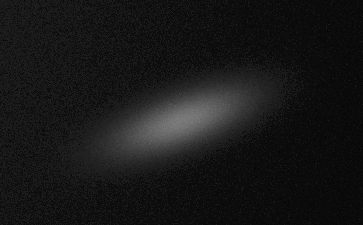
#> input picture test_sample.png, 363 x 225 px
$ python 'beam_plot_example copy.py' test_sample.png
#> lines starting #> are read from the running program, lines starting #| are printed output that depends on the picture
#> in main, img is the input picture: PIL image 363x225 RGBA; mean R, G, B, A 23.3, 23.3, 23.3, 255
### beam_analysis.py
"""
beam_analysis.py
~~~~~~~~~~~~~~~~

Analysis helpers for transverse laser beam profiles (2D intensity images).

Capabilities:
- ISO 11146 second-moment method: iteratively estimate centroid, principal-axis angle, and second-moment radii (2*sigma) with robust background handling.
- 1D Gaussian fits along the principal axes: fit integrated profiles to A * exp(-2 * ((x - centre)/radius)**2) to obtain 1/e^2 radii.

High-level API: analyze_beam(image) returns a dict with:
- theta: principal-axis angle (radians)
- rx_iso, ry_iso: second-moment radii (2*sigma)
- cx, cy: centroid (pixels) in local coordinates of the processed ROI
- Ix_spectrum, Iy_spectrum: (positions, intensity) tuples
- img_for_spec, img_for_spec_origin: processed ROI (not rotated) and its origin
- gauss_fit_x, gauss_fit_y: Gaussian fit dicts (amplitude, centre, radius, covariance)
- iterations: ISO iteration count

Depends on NumPy and SciPy only.
"""

from __future__ import annotations

import numpy as np
from numpy.typing import ArrayLike
from concurrent.futures import ProcessPoolExecutor
from scipy.ndimage import gaussian_filter
from scipy.ndimage import rotate as nd_rotate
from scipy.optimize import curve_fit
from typing import Dict, Tuple, Optional, Literal, Union, Iterable, List

ClipMode = Literal["none", "zero", "otsu"]

__all__ = [
    "bg_subtract",
    "estimate_background_edge_ring",
    "get_beam_size",
    "fit_gaussian",
    "iso_second_moment",
    "analyze_beam",
    "analyze_beam_batch",
]


def _resolve_clip_mode(value: Union[bool, str, None], *, default: ClipMode = "none") -> ClipMode:
    # Translate user-facing options into an internal clip mode.
    # Accepts booleans (True->'zero', False->'none'), strings, or None.
    if value is None:
        return default
    if isinstance(value, bool):
        return "zero" if value else "none"
    mode = value.lower()
    if mode == "true":
        mode = "zero"
    if mode not in {"none", "zero", "otsu"}:
        raise ValueError(f"Unsupported clip_negatives mode: {value!r}")
    return mode  # type: ignore[return-value]


def _apply_clip_mode(arr: np.ndarray, mode: ClipMode) -> np.ndarray:
    if mode == "none":
        return arr

    finite_mask = np.isfinite(arr)
    if not finite_mask.any():
        arr.fill(0.0)
        return arr

    if mode == "zero":
        arr[~finite_mask] = 0.0
        np.maximum(arr, 0.0, out=arr)
        return arr

    # mode == "otsu": compute a constant floor (Otsu over finite values)
    # and subtract it before clipping to zero.
    finite_vals = arr[finite_mask]
    rmin = float(finite_vals.min())
    shifted = finite_vals - rmin
    rng = float(shifted.max())
    if rng > 0.0:
        hist, edges = np.histogram(shifted, bins=256, range=(0.0, rng))
        p = hist.astype(np.float64)
        p_sum = p.sum()
        if p_sum > 0.0:
            p /= p_sum
        else:
            p.fill(1.0 / p.size)
        w = np.cumsum(p)
        m = np.cumsum(p * np.arange(p.size, dtype=np.float64))
        mt = m[-1]
        denom = w * (1.0 - w)
        sb2 = (mt * w - m) ** 2 / (denom + 1e-18)
        k = int(np.nanargmax(sb2))
        thr = 0.5 * (edges[k] + edges[k + 1])
    else:
        thr = 0.0

    offset = rmin + thr
    arr -= offset
    np.maximum(arr, 0.0, out=arr)
    arr[~finite_mask] = 0.0
    return arr


# [4 lines left out: function _analyze_beam_worker, not called in this run]


def bg_subtract(
    img: ArrayLike,
    *,
    clip_negatives: Union[bool, str, None] = False,
) -> np.ndarray:
    """Robustly subtract the background from an image.

    The background level is estimated from the outer 5 % border of the
    frame. Instead of removing a single scalar offset, we fit an affine
    plane ``a*x + b*y + c`` to the border pixels by means of iterative
    sigma clipping and subtract the fitted plane from the full image.
    This allows slowly varying backgrounds to be removed while retaining
    robustness against outliers along the border. The returned array is
    provided as ``float64``.

    Parameters
    ----------
    img : array_like
        2D array representing the image. The values are converted to
        floating point internally.

    clip_negatives : bool or {"none", "zero", "otsu"}, optional
        Controls how negative residuals are handled after subtraction.
        ``False`` (default) keeps signed data per ISO 11146. ``True`` or
        ``"zero"`` clips only negative values. ``"otsu"`` applies an
        Otsu-derived constant floor before clipping to zero. ISO 11146
        recommends keeping negative samples; clipping can be enabled for
        improved robustness on noisy data.

    Returns
    -------
    np.ndarray
        The background-subtracted image as ``float64``. Negative clipping
        is only applied when ``clip_negatives`` is ``True``.
    """
#> called with clip_negatives = 'none'
    arr = np.asarray(img, dtype=np.float64)
    h, w = arr.shape

    clip_mode = _resolve_clip_mode(clip_negatives)

    if h == 0 or w == 0:
        return _apply_clip_mode(arr.copy(), clip_mode)

    # Border ring width set to ceil(5% * min(h, w))
    m = int(np.ceil(0.05 * min(h, w)))
    if m < 1:
        finite = np.isfinite(arr)
        if not finite.any():
            return _apply_clip_mode(arr.copy(), clip_mode)
        return _apply_clip_mode(arr - np.median(arr[finite]), clip_mode)

    # Build edge ring mask; avoid double-counting corners
    border_mask = np.zeros((h, w), dtype=bool)
    border_mask[:m, :] = True
    border_mask[-m:, :] = True
    border_mask[:, :m] = True
    border_mask[:, -m:] = True

    y_indices, x_indices = np.indices(arr.shape)
    x = x_indices[border_mask].astype(np.float64)
    y = y_indices[border_mask].astype(np.float64)
    z = arr[border_mask]
#> z = 13536 values, max 36 at index 364, min 3 at index 11342, mean 16.14

    finite = np.isfinite(z)
    x = x[finite]
    y = y[finite]
    z = z[finite]

    if z.size == 0:
        return _apply_clip_mode(arr.copy(), clip_mode)
    if z.size < 3:
        return _apply_clip_mode(arr - np.median(z), clip_mode)

    # Robustly fit an affine plane a*x + b*y + c to border samples
    A = np.column_stack((x, y, np.ones_like(x)))
    params = None
    for _ in range(3):
        sol, *_ = np.linalg.lstsq(A, z, rcond=None)
        params = sol
        residuals = z - A @ params
        res_med = np.median(residuals)
        mad_raw = np.median(np.abs(residuals - res_med))
        sigma = 1.4826 * mad_raw
        thresh = 3.0 * max(sigma, np.finfo(float).eps)
        mask = np.abs(residuals - res_med) < thresh
        if mask.all():
            break
        if mask.sum() < 3:
            break
        A = A[mask]
        x = x[mask]
        y = y[mask]
        z = z[mask]
#> this loop made 2 passes
#> (params, res_med, mad_raw, sigma, thresh) on passes 1 to 2: ([-0.0353, -0.0133, 24.02], -0.097, 3.34, 4.95, 14.84), ([-0.0354, -0.0134, 24.03], -0.0661, 3.33, 4.94, 14.81)
#> after the loop, x = 13519 values, max 362 at index 362, min 0 at index 0, mean 180.8; y = 13519 values from 0 to 224; z = 13519 values, max 36 at index 364, min 3 at index 11327, mean 16.13

    if params is None:
        return _apply_clip_mode(arr - np.median(z), clip_mode)

    # Evaluate the plane on the full grid and subtract
    bg_plane = params[0] * x_indices + params[1] * y_indices + params[2]
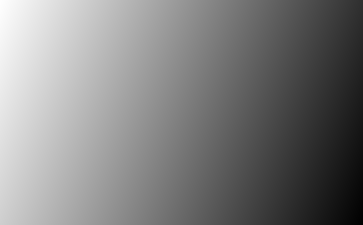
#> bg_plane: shape (225, 363) float64; min 8.21, max 24.03, mean 16.1; drawn with min black and max white
    return _apply_clip_mode(arr - bg_plane, clip_mode)
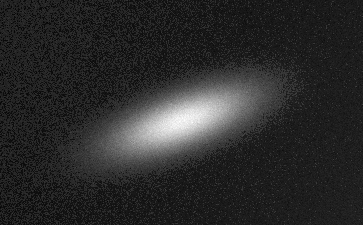
#> returned value: shape (225, 363) float64; min -14.38, max 111.9, mean 7.2; drawn with min black and max white

# [44 lines left out: function estimate_background_edge_ring, not called in this run]


def _get_centroid(arr: np.ndarray) -> Tuple[float, float]:
    """Compute the first-moment centroid of an image."""
    if arr.size == 0:
        return 0.0, 0.0

    total = arr.sum()
    if total <= 0.0:
        # If the sum is zero or negative, centroid is ill-defined.
        # Fall back to the geometric center.
        h, w = arr.shape
        return w / 2.0, h / 2.0

    y_indices, x_indices = np.indices(arr.shape, dtype=np.float64)
    cx = float((arr * x_indices).sum() / total)
    cy = float((arr * y_indices).sum() / total)
    return cx, cy


def get_beam_size(profile: ArrayLike) -> Tuple[float, float, float, float, float]:
    """Return ISO second-moment radii and centroid for a beam profile.

    Parameters
    ----------
    profile : array_like
        Background-subtracted 2D intensity distribution. Optional
        negative-value clipping should be handled upstream.

    Returns
    -------
    tuple of float
        ``(rx, ry, cx, cy, phi)`` where ``rx`` and ``ry`` are 2·sigma
        second-moment radii, and ``phi`` is the major principal
        axis angle in radians, counter-clockwise from +x in laboratory
        coordinates (y up).
    """
    I = np.asarray(profile, dtype=np.float64)
    if I.size == 0:
        return 0.0, 0.0, 0.0, 0.0, 0.0
    if not np.isfinite(I).all():
        I = np.nan_to_num(I, nan=0.0, posinf=0.0, neginf=0.0)

    total = I.sum()
    if total <= 0.0:
        return 0.0, 0.0, 0.0, 0.0, 0.0

    y_indices, x_indices = np.indices(I.shape, dtype=np.float64)
    cx = float((I * x_indices).sum() / total)
    cy = float((I * y_indices).sum() / total)

    dx = x_indices - cx
    dy = y_indices - cy
    sigma_x_sq = float((I * dx ** 2).sum() / total)
    sigma_y_sq = float((I * dy ** 2).sum() / total)
    sigma_xy = float((I * dx * dy).sum() / total)

    rx = 2.0 * np.sqrt(max(sigma_x_sq, 0.0))
    ry = 2.0 * np.sqrt(max(sigma_y_sq, 0.0))

    cov = np.array([[sigma_x_sq, sigma_xy], [sigma_xy, sigma_y_sq]], dtype=np.float64)
    evals, evecs = np.linalg.eigh(cov)
    major_axis = evecs[:, int(np.argmax(evals))]

    theta_img = float(np.arctan2(major_axis[1], major_axis[0]))
    phi = (-theta_img + np.pi) % np.pi
    if phi > np.pi / 2:
        phi -= np.pi

    return float(rx), float(ry), cx, cy, -float(phi)


# [45 lines left out: function get_beam_size_old, not called in this run]


def fit_gaussian(x: np.ndarray, y: np.ndarray, start_params: Tuple[float, float, float]) -> Tuple[Tuple[float, float, float], np.ndarray]:
    """Fit a 1D Gaussian: ``A * exp(-2 * ((x - centre)/radius)**2)``.

    The Gaussian used here matches the model employed in the MATLAB
    function ``fitGauss``【881670830533059†screenshot】.  The decay constant ``radius`` corresponds
    to the 1/e² radius.  Initial guesses for the amplitude ``A``,
    centre and radius are passed via ``start_params``.  The function
    returns the best‑fit parameters and the covariance matrix.

    Parameters
    ----------
    x : ndarray
        1D array of positions.
    y : ndarray
        1D array of intensities.
    start_params : tuple
        Tuple ``(A, centre, radius)`` providing initial guesses for the
        parameters.

    Returns
    -------
    params : tuple of floats
        Best‑fit values ``(A, centre, radius)``.
    covariance : ndarray
        3×3 covariance matrix returned by ``scipy.optimize.curve_fit``.
    """
    # define the Gaussian model
    def model(x, A, centre, radius):
        return A * np.exp(-2.0 * ((x - centre) / radius) ** 2)
    # perform the fit.  Use bounds to ensure positive radius.
    popt, pcov = curve_fit(model, x, y, p0=start_params, bounds=([-np.inf, -np.inf, 0], [np.inf, np.inf, np.inf]))
    return (popt[0], popt[1], popt[2]), pcov


def iso_second_moment(
    img: ArrayLike,
    aperture_factor: float = 3.0,
    principal_axes_rot: bool = True,
    clip_negatives: Union[bool, str, None] = False,
    angle_clip_mode: Union[bool, str, None] = "otsu",
    tol: float = 1,
    max_iterations: int = 100,
    *,
    background_subtraction: bool = True,
    rotation_angle: Optional[float] = None,
) -> Dict[str, object]:
    """Iteratively compute ISO 11146 second-moment beam parameters.

    Overview
    - Iteratively crop around a provisional centre, subtract background
      (optional), compute second moments, and update the ROI until
      convergence or ``max_iterations`` is reached.
    - Optionally rotate the final ROI so the principal axes align with
      the image axes.

    Parameters
    ----------
    img : array_like
        2D input image (beam profile).
    aperture_factor : float, optional
        Crop half-size factor relative to the current radius estimate
        (default 3.0).
    principal_axes_rot : bool, optional
        If True, return radii along the principal axes by rotating the
        final cropped image. If False, radii are along the image axes.
    clip_negatives : bool or {"none", "zero", "otsu"}, optional
        Negative handling for second-moment computation and spectra.
        'none' keeps signed data; 'zero' clips negatives to zero; 'otsu'
        first applies an Otsu-derived constant floor, then clips.
    angle_clip_mode : bool or {"none", "zero", "otsu"}, optional
        Background handling used only for principal-axis angle
        estimation. None reuses ``clip_negatives``. Default 'otsu'
        stabilises angle estimation on noisy data.
    tol : float, optional
        Convergence tolerance on ``|drx| + |dry|`` in pixels (default 1).
    max_iterations : int, optional
        Maximum number of iterations (default 100).
    background_subtraction : bool, optional
        If True (default), subtract a robust affine plane background on
        the full frame and ROI. If False, use raw data.
    rotation_angle : float or None, optional
        Fixed principal-axis angle (radians). If provided, overrides the
        automatically estimated angle.

    Returns
    -------
    dict
        Keys include: ``cx``, ``cy`` (local to the cropped image), ``rx``,
        ``ry``, ``phi``, ``iterations``, ``processed_img``,
        ``crop_origin``, ``rotated_img``.
    """
    # convert to float and ensure a copy so modifications do not affect the original
    raw_img = np.asarray(img, dtype=np.float64)
    # Base background handling: optionally subtract background, otherwise use raw image
    if background_subtraction:
        full_img_base = bg_subtract(raw_img, clip_negatives="none")
    else:
        full_img_base = raw_img.copy()

    clip_mode = _resolve_clip_mode(clip_negatives)
    angle_mode = _resolve_clip_mode(angle_clip_mode, default=clip_mode)

    if clip_mode == "none":
        full_img = full_img_base
    else:
        full_img = full_img_base.copy()
        _apply_clip_mode(full_img, clip_mode)

    if angle_mode == clip_mode:
        full_img_angle = full_img
    elif angle_mode == "none":
        full_img_angle = full_img_base
    else:
        full_img_angle = full_img_base.copy()
        _apply_clip_mode(full_img_angle, angle_mode)

    ny, nx = full_img.shape
    # initial centre: use smoothed image to avoid hot pixels
    # Light Gaussian blur reduces influence of hot pixels on seed location
    smoothed = gaussian_filter(full_img, sigma=2.0)
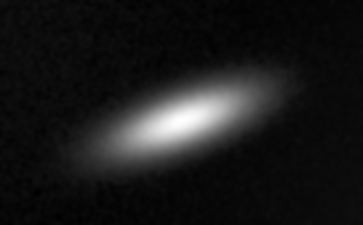
#> smoothed: shape (225, 363) float64; min -3.88, max 104.5, mean 7.2; drawn with min black and max white
    max_idx = np.unravel_index(np.argmax(smoothed), smoothed.shape)
#> max_idx = (121, 179)
    cy, cx = float(max_idx[0]), float(max_idx[1])
#> cy = 121; cx = 179
    # estimate FWHM along rows/columns as the initial radius
    row = full_img[int(cy), :]
#> row = 363 values, max 111.9 at index 179, min -11.03 at index 39, mean 27.55
    col = full_img[:, int(cx)]
#> col = 225 values, max 111.9 at index 121, min -7.45 at index 18, mean 21.28
    # Avoid division by zero when normalizing row/column slices
    if row.max() > 0:
        ix = row / row.max()
#> ix = 363 values, max 1 at index 179, min -0.0986 at index 39, mean 0.246
        above_half = np.where(ix > 0.5)[0]
#> above_half = 80 values from 141 to 223
        if above_half.size > 0:
            rx = float(above_half.max() - above_half.min())
#> rx = 82
        else:
            rx = nx / 2.0
    else:
        rx = nx / 2.0
    if col.max() > 0:
        iy = col / col.max()
#> iy = 225 values, max 1 at index 121, min -0.0665 at index 18, mean 0.19
        above_half = np.where(iy > 0.5)[0]
#> above_half = 41 values from 102 to 143
        if above_half.size > 0:
            ry = float(above_half.max() - above_half.min())
#> ry = 41
        else:
            ry = ny / 2.0
    else:
        ry = ny / 2.0
    prev_rx, prev_ry = rx, ry
#> prev_rx = 82; prev_ry = 41
    crop_ymin, crop_xmin = 0, 0  # place holders
    processed_img = None
    phi = 0.0
    for iteration in range(1, max_iterations + 1):
        # Compute crop bounds around the current centre
        xmin = int(round(cx - rx * aperture_factor))
        xmax = int(round(cx + rx * aperture_factor))
        ymin = int(round(cy - ry * aperture_factor))
        ymax = int(round(cy + ry * aperture_factor))
        # Clamp to image boundaries
        xmin = max(xmin, 0)
        ymin = max(ymin, 0)
        xmax = min(xmax, nx - 1)
        ymax = min(ymax, ny - 1)
        # Extract ROI and optionally subtract background on the crop
        cropped = full_img[ymin:ymax + 1, xmin:xmax + 1]
        if background_subtraction:
            cropped_base = bg_subtract(cropped, clip_negatives="none")
        else:
            cropped_base = cropped.copy()

        if clip_mode == "none":
            processed = cropped_base
        else:
            processed = cropped_base.copy()
            _apply_clip_mode(processed, clip_mode)

        if angle_mode == clip_mode:
            processed_angle = processed
        elif angle_mode == "none":
            processed_angle = cropped_base
        else:
            processed_angle = cropped_base.copy()
            _apply_clip_mode(processed_angle, angle_mode)

        # Compute second moments and centroid in the cropped frame
        rx_new, ry_new, cx_local, cy_local, _ = get_beam_size(processed)
        # Principal-axis angle from the angle-processed data (or fixed)
        if rotation_angle is None:
            _, _, _, _, phi = get_beam_size(processed_angle)
        else:
            phi = float(rotation_angle)
        # Update global centre in full-image coordinates
        cx = cx_local + xmin
        cy = cy_local + ymin
        # Convergence check on radii
        if abs(rx_new - prev_rx) + abs(ry_new - prev_ry) < tol:
            rx, ry = rx_new, ry_new
            crop_ymin, crop_xmin = ymin, xmin
            processed_img = processed
            break
        rx, ry = rx_new, ry_new
        prev_rx, prev_ry = rx_new, ry_new
        crop_ymin, crop_xmin = ymin, xmin
        processed_img = processed
    else:
        # did not converge within max_iterations
        # assign last values
        pass
#> this loop made 2 passes
#> pass 1, in get_beam_size, `dx = x_indices - cx`:
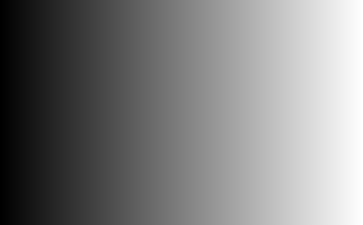
#> dx: shape (225, 363) float64; min -179.7, max 182.3, mean 1.3; drawn with min black and max white
#> pass 1, in get_beam_size, `dy = y_indices - cy`:
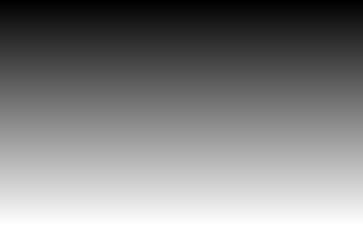
#> dy: shape (225, 363) float64; min -120.7, max 103.3, mean -8.7; drawn with min black and max white
    iterations = iteration
    # Optionally rotate the final processed image to align principal axes
    rotated_img = None
    phi_rot = None  # rotation in the rotated image frame (expected ~0)

    # cx, cy are global; convert to local for return val
    cx_local, cy_local = (cx - crop_xmin, cy - crop_ymin)

    if principal_axes_rot and processed_img is not None:
        # Rotate a larger section of the background-subtracted full image so the
        # rotated data retains realistic edge noise. After rotation the image is
        # cropped back to the processed-image size for downstream analysis.
        h_old, w_old = processed_img.shape
        if h_old > 0 and w_old > 0:
            rot_deg = phi * 180.0 / np.pi
#> rot_deg = -19.8
            abs_cos = float(abs(np.cos(phi)))
#> abs_cos = 0.941
            abs_sin = float(abs(np.sin(phi)))
#> abs_sin = 0.339
            rot_h = int(np.ceil(h_old * abs_cos + w_old * abs_sin)) + 2
#> rot_h = 337
            rot_w = int(np.ceil(h_old * abs_sin + w_old * abs_cos)) + 2
#> rot_w = 420
            rot_h = max(rot_h, h_old)
            rot_w = max(rot_w, w_old)

            y_offset = int(np.floor((rot_h - h_old) / 2.0))
#> y_offset = 56
            x_offset = int(np.floor((rot_w - w_old) / 2.0))
#> x_offset = 28
            ymin_exp = crop_ymin - y_offset
#> ymin_exp = -56
            xmin_exp = crop_xmin - x_offset
#> xmin_exp = -28
            ymax_exp = ymin_exp + rot_h
#> ymax_exp = 281
            xmax_exp = xmin_exp + rot_w
#> xmax_exp = 392

            expanded_patch = np.zeros((rot_h, rot_w), dtype=np.float64)
            y_in_start = max(ymin_exp, 0)
#> y_in_start = 0
            y_in_end = min(ymax_exp, ny)
#> y_in_end = 225
            x_in_start = max(xmin_exp, 0)
#> x_in_start = 0
            x_in_end = min(xmax_exp, nx)
#> x_in_end = 363
            patch_y_start = y_in_start - ymin_exp
#> patch_y_start = 56
            patch_x_start = x_in_start - xmin_exp
#> patch_x_start = 28
            patch_y_end = patch_y_start + (y_in_end - y_in_start)
#> patch_y_end = 281
            patch_x_end = patch_x_start + (x_in_end - x_in_start)
#> patch_x_end = 391
            if patch_y_start < patch_y_end and patch_x_start < patch_x_end:
                expanded_patch[patch_y_start:patch_y_end, patch_x_start:patch_x_end] = (
                    full_img[y_in_start:y_in_end, x_in_start:x_in_end]
                )
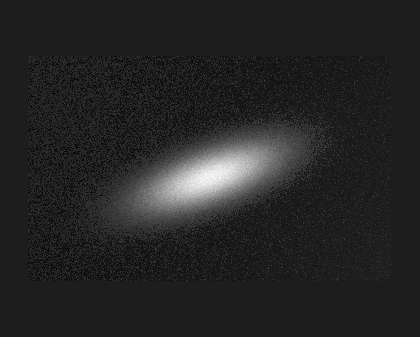
#> expanded_patch: shape (337, 420) float64; min -14.38, max 111.9, mean 4.1; drawn with min black and max white

            expanded_processed = bg_subtract(expanded_patch, clip_negatives=clip_negatives)
            y_insert_end = y_offset + h_old
#> y_insert_end = 281
            x_insert_end = x_offset + w_old
#> x_insert_end = 391
            expanded_processed[y_offset:y_insert_end, x_offset:x_insert_end] = processed_img

            # Rotate the expanded patch (keeps border statistics realistic)
            rotated_full = nd_rotate(
                expanded_processed,
                angle=rot_deg,
                reshape=False,
                order=1,
                mode="constant",
                cval=0.0,
            )
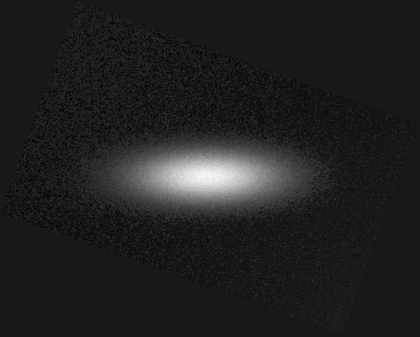
#> rotated_full: shape (337, 420) float64; min -11.6, max 110.8, mean 4.1; drawn with min black and max white
            start_y = y_offset
#> start_y = 56
            start_x = x_offset
#> start_x = 28
#> (the rest of the program and of its run is left out)
